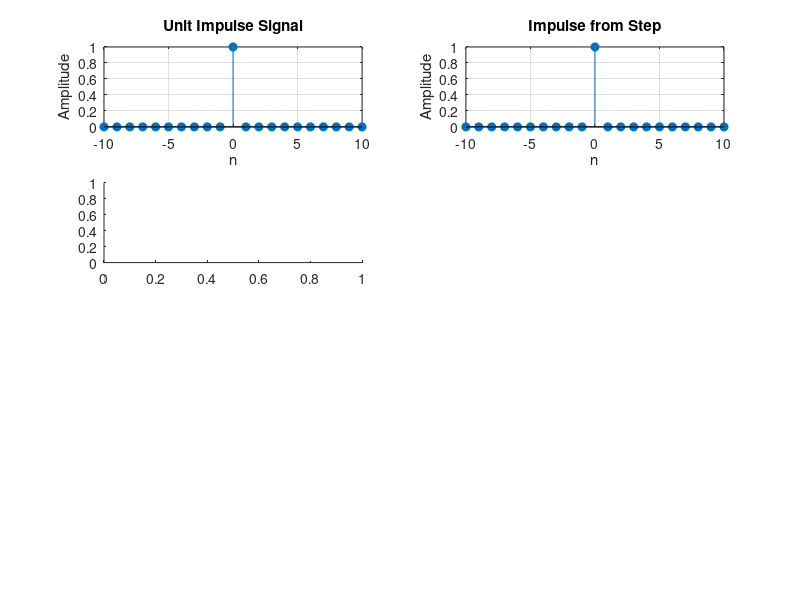

Write the MATLAB code that produced this figure. (Note: this script raises an error after producing the figure.)
% Define the range of n
n = -10:10;

% Unit Impulse Signal (delta[n])
impulse = (n == 0);

% Unit Step Signal (u[n])
step = (n >= 0);

% Ramp Signal (r[n])
ramp = n .* (n >= 0);

% Convert unit impulse from unit step
impulse_from_step = [step(1), diff(step)];

% Convert unit impulse from ramp
impulse_from_ramp = [ramp(1), diff(diff(ramp))];

% Convert unit step from unit impulse
step_from_impulse = cumsum(impulse);

% Convert unit step from ramp
step_from_ramp = [ramp(1), diff(ramp)];

% Convert ramp from unit impulse
ramp_from_impulse = cumsum(cumsum(impulse));

% Convert ramp from unit step
ramp_from_step = cumsum(step);

% Plotting
figure;

subplot(4,2,1);
stem(n, impulse, 'filled');
title('Unit Impulse Signal');
xlabel('n');
ylabel('Amplitude');
grid on;

subplot(4,2,2);
stem(n, impulse_from_step, 'filled');
title('Impulse from Step');
xlabel('n');
ylabel('Amplitude');
grid on;

subplot(4,2,3);
stem(n, impulse_from_ramp, 'filled');
title('Impulse from Ramp');
xlabel('n');
ylabel('Amplitude');
grid on;

subplot(4,2,4);
stem(n, step, 'filled');
title('Unit Step Signal');
xlabel('n');
ylabel('Amplitude');
grid on;

subplot(4,2,5);
stem(n, step_from_impulse, 'filled');
title('Step from Impulse');
xlabel('n');
ylabel('Amplitude');
grid on;

subplot(4,2,6);
stem(n, step_from_ramp, 'filled');
title('Step from Ramp');
xlabel('n');
ylabel('Amplitude');
grid on;

subplot(4,2,7);
stem(n, ramp, 'filled');
title('Ramp Signal');
xlabel('n');
ylabel('Amplitude');
grid on;

subplot(4,2,8);
stem(n, ramp_from_impulse, 'filled');
title('Ramp from Impulse');
xlabel('n');
ylabel('Amplitude');
grid on;

figure;
stem(n, ramp_from_step, 'filled');
title('Ramp from Step');
xlabel('n');
ylabel('Amplitude');
grid on;